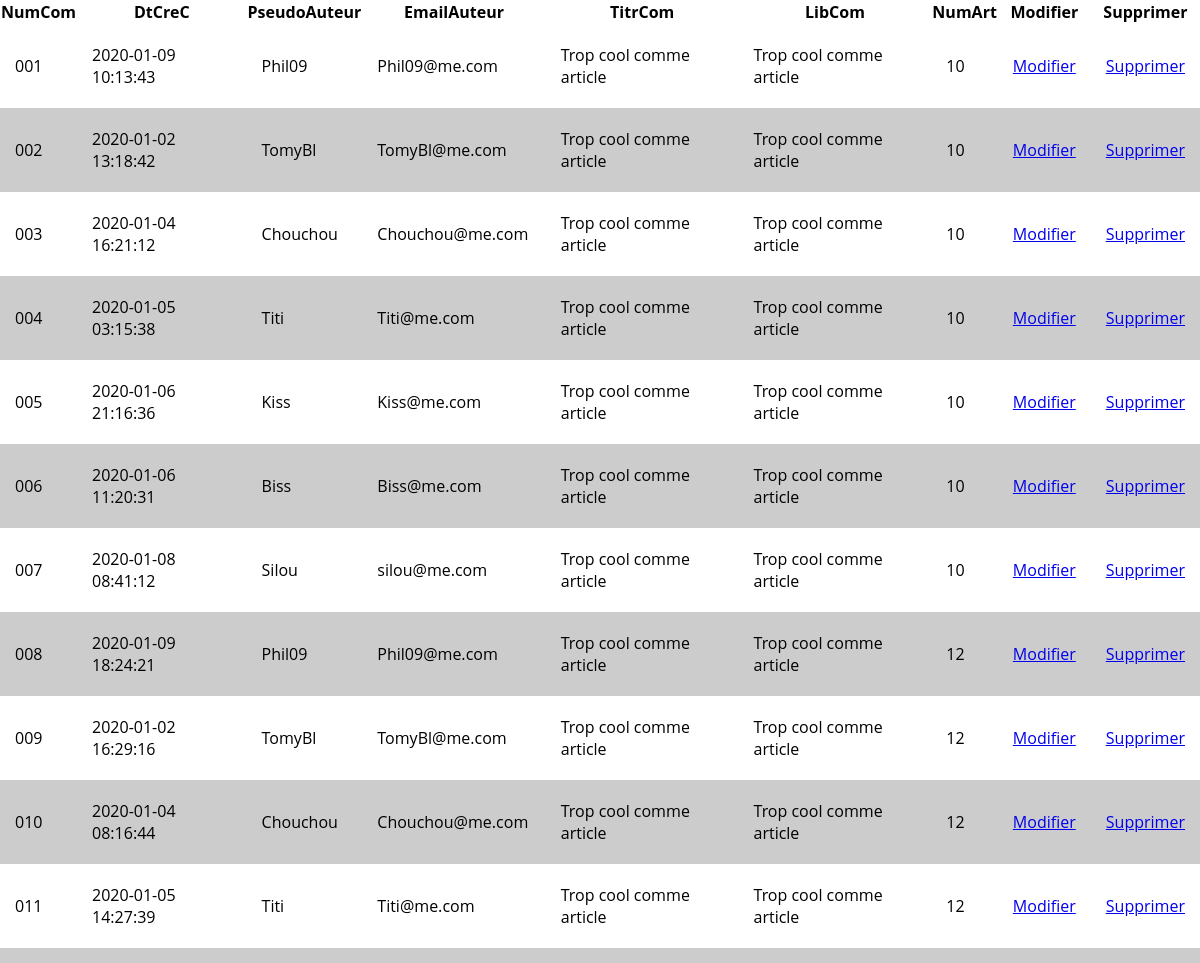
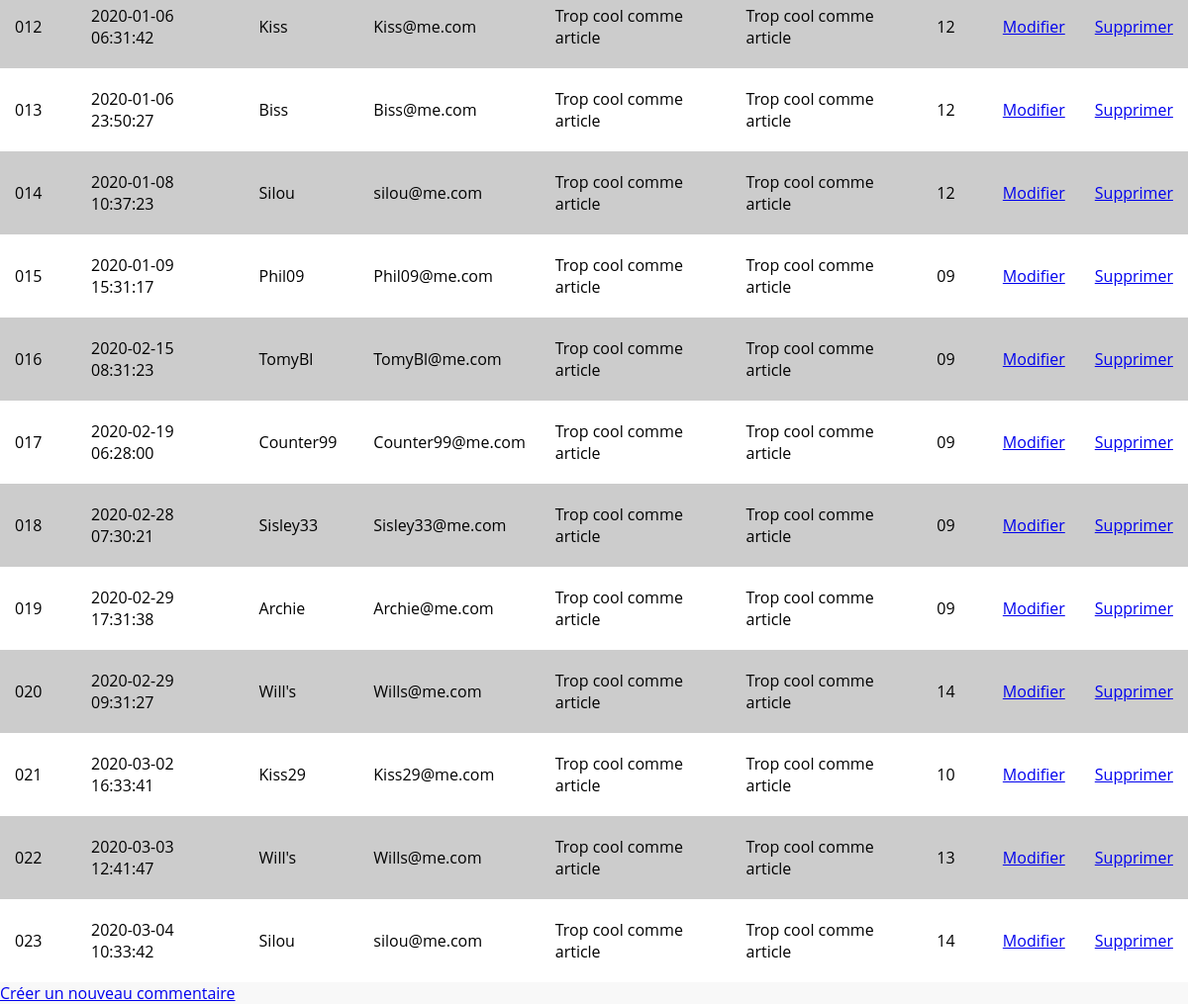
The app's page /CRUD/Comment/Comment_read.php with its own data (2 pictures, top to bottom).
### tables this page shows
CREATE TABLE `COMMENT` (
  `NumCom` char(6) NOT NULL,
  `DtCreC` datetime DEFAULT NULL,
  `PseudoAuteur` char(20) NOT NULL,
  `EmailAuteur` char(60) NOT NULL,
  `TitrCom` char(60) NOT NULL,
  `LibCom` text NOT NULL,
  `NumArt` char(10) NOT NULL
);

### CRUD/Comment/Comment_read.php (the view)
<?php
		include '../includes/Connect_PDO.php';
	    $query = "SELECT * FROM COMMENT ORDER BY NumCom ASC;";
	    try {
	      $bdPdo_select = $bdPdo->prepare($query);
	      $bdPdo_select->execute();
	      $NbreData = $bdPdo_select->rowCount();
	      $rowAll = $bdPdo_select->fetchAll();
	    }
	    catch (PDOException $e) {
	      echo 'Erreur SQL : '. $e->getMessage().'<br/>';
	      die();
	    }
	    if ($NbreData != 0) {
?>
<?php include '../includes/Head.php'; ?>
<body>
	<table>
		<thead>
		  <tr>
		      <th>NumCom</th>
		      <th>DtCreC</th>
		      <th>PseudoAuteur</th>
		      <th>EmailAuteur</th>
		      <th>TitrCom</th>
		      <th>LibCom</th>
		      <th>NumArt</th>
		      <th>Modifier</th>
		      <th>Supprimer</th>
		  </tr>
		</thead>
		<tbody>
		<?php
		  foreach ($rowAll as $row) {
		?>
			<tr>
			  <td><?php echo $row['NumCom']; ?></td>
			  <td><?php echo $row['DtCreC']; ?></td>
			  <td><?php echo $row['PseudoAuteur']; ?></td>
			  <td><?php echo $row['EmailAuteur']; ?></td>
			  <td><?php echo $row['TitrCom']; ?></td>
			  <td><?php echo $row['LibCom']; ?></td>
			  <td><?php echo $row['NumArt']; ?></td>
			  <td><a href="Comment_edit.php?id=<?php echo $row['NumCom'] ?>">Modifier</a></td>
			  <td><a href="Comment_delete.php?NumCom=<?php echo $row['NumCom'] ?>">Supprimer</a></td>
			</tr>
		<?php
		  }
		?>
		</tbody>
	</table>
	<?php
	}
	else {
	  echo "Il n'y a aucun Come enregistré.";
	}
	?>
	<a href="Comment_insert.php">Créer un nouveau commentaire</a>
</body>
</html>

### assets/css/general.css (style rules this page uses)
body { font-family: 'Open Sans', sans-serif; margin: 0px; background-color: #F8F8F8; background-attachment:fixed; background-size: cover; }
a { grid-column: 1/12; width: 100%; }
tr:nth-child(even) { background: #CCC; }
tr:nth-child(odd) { background: #FFF; }
tr { border-top: 1px; border-top-style: none; border-color: black; border-width: 1px; }
td { padding: 20px 15px; }
table { border-collapse: collapse; }

### records on screen
comment: NumCom "001", DtCreC "2020-01-09 10:13:43", PseudoAuteur "Phil09", EmailAuteur "Phil09@me.com", TitrCom "Trop cool comme article", LibCom "Trop cool comme article", NumArt "10"
comment: NumCom "002", DtCreC "2020-01-02 13:18:42", PseudoAuteur "TomyBl", EmailAuteur "TomyBl@me.com", TitrCom "Trop cool comme article", LibCom "Trop cool comme article", NumArt "10"
comment: NumCom "003", DtCreC "2020-01-04 16:21:12", PseudoAuteur "Chouchou", EmailAuteur "Chouchou@me.com", TitrCom "Trop cool comme article", LibCom "Trop cool comme article", NumArt "10"
comment: NumCom "004", DtCreC "2020-01-05 03:15:38", PseudoAuteur "Titi", EmailAuteur "Titi@me.com", TitrCom "Trop cool comme article", LibCom "Trop cool comme article", NumArt "10"
comment: NumCom "005", DtCreC "2020-01-06 21:16:36", PseudoAuteur "Kiss", EmailAuteur "Kiss@me.com", TitrCom "Trop cool comme article", LibCom "Trop cool comme article", NumArt "10"
comment: NumCom "006", DtCreC "2020-01-06 11:20:31", PseudoAuteur "Biss", EmailAuteur "Biss@me.com", TitrCom "Trop cool comme article", LibCom "Trop cool comme article", NumArt "10"
comment: NumCom "007", DtCreC "2020-01-08 08:41:12", PseudoAuteur "Silou", EmailAuteur "silou@me.com", TitrCom "Trop cool comme article", LibCom "Trop cool comme article", NumArt "10"
comment: NumCom "008", DtCreC "2020-01-09 18:24:21", PseudoAuteur "Phil09", EmailAuteur "Phil09@me.com", TitrCom "Trop cool comme article", LibCom "Trop cool comme article", NumArt "12"
comment: NumCom "009", DtCreC "2020-01-02 16:29:16", PseudoAuteur "TomyBl", EmailAuteur "TomyBl@me.com", TitrCom "Trop cool comme article", LibCom "Trop cool comme article", NumArt "12"
comment: NumCom "010", DtCreC "2020-01-04 08:16:44", PseudoAuteur "Chouchou", EmailAuteur "Chouchou@me.com", TitrCom "Trop cool comme article", LibCom "Trop cool comme article", NumArt "12"
comment: NumCom "011", DtCreC "2020-01-05 14:27:39", PseudoAuteur "Titi", EmailAuteur "Titi@me.com", TitrCom "Trop cool comme article", LibCom "Trop cool comme article", NumArt "12"
comment: NumCom "012", DtCreC "2020-01-06 06:31:42", PseudoAuteur "Kiss", EmailAuteur "Kiss@me.com", TitrCom "Trop cool comme article", LibCom "Trop cool comme article", NumArt "12"
comment: NumCom "013", DtCreC "2020-01-06 23:50:27", PseudoAuteur "Biss", EmailAuteur "Biss@me.com", TitrCom "Trop cool comme article", LibCom "Trop cool comme article", NumArt "12"
comment: NumCom "014", DtCreC "2020-01-08 10:37:23", PseudoAuteur "Silou", EmailAuteur "silou@me.com", TitrCom "Trop cool comme article", LibCom "Trop cool comme article", NumArt "12"
comment: NumCom "015", DtCreC "2020-01-09 15:31:17", PseudoAuteur "Phil09", EmailAuteur "Phil09@me.com", TitrCom "Trop cool comme article", LibCom "Trop cool comme article", NumArt "09"
comment: NumCom "016", DtCreC "2020-02-15 08:31:23", PseudoAuteur "TomyBl", EmailAuteur "TomyBl@me.com", TitrCom "Trop cool comme article", LibCom "Trop cool comme article", NumArt "09"
comment: NumCom "017", DtCreC "2020-02-19 06:28:00", PseudoAuteur "Counter99", EmailAuteur "Counter99@me.com", TitrCom "Trop cool comme article", LibCom "Trop cool comme article", NumArt "09"
comment: NumCom "018", DtCreC "2020-02-28 07:30:21", PseudoAuteur "Sisley33", EmailAuteur "Sisley33@me.com", TitrCom "Trop cool comme article", LibCom "Trop cool comme article", NumArt "09"
comment: NumCom "019", DtCreC "2020-02-29 17:31:38", PseudoAuteur "Archie", EmailAuteur "Archie@me.com", TitrCom "Trop cool comme article", LibCom "Trop cool comme article", NumArt "09"
comment: NumCom "020", DtCreC "2020-02-29 09:31:27", PseudoAuteur "Will's", EmailAuteur "Wills@me.com", TitrCom "Trop cool comme article", LibCom "Trop cool comme article", NumArt "14"
comment: NumCom "021", DtCreC "2020-03-02 16:33:41", PseudoAuteur "Kiss29", EmailAuteur "Kiss29@me.com", TitrCom "Trop cool comme article", LibCom "Trop cool comme article", NumArt "10"
comment: NumCom "022", DtCreC "2020-03-03 12:41:47", PseudoAuteur "Will's", EmailAuteur "Wills@me.com", TitrCom "Trop cool comme article", LibCom "Trop cool comme article", NumArt "13"
comment: NumCom "023", DtCreC "2020-03-04 10:33:42", PseudoAuteur "Silou", EmailAuteur "silou@me.com", TitrCom "Trop cool comme article", LibCom "Trop cool comme article", NumArt "14"
